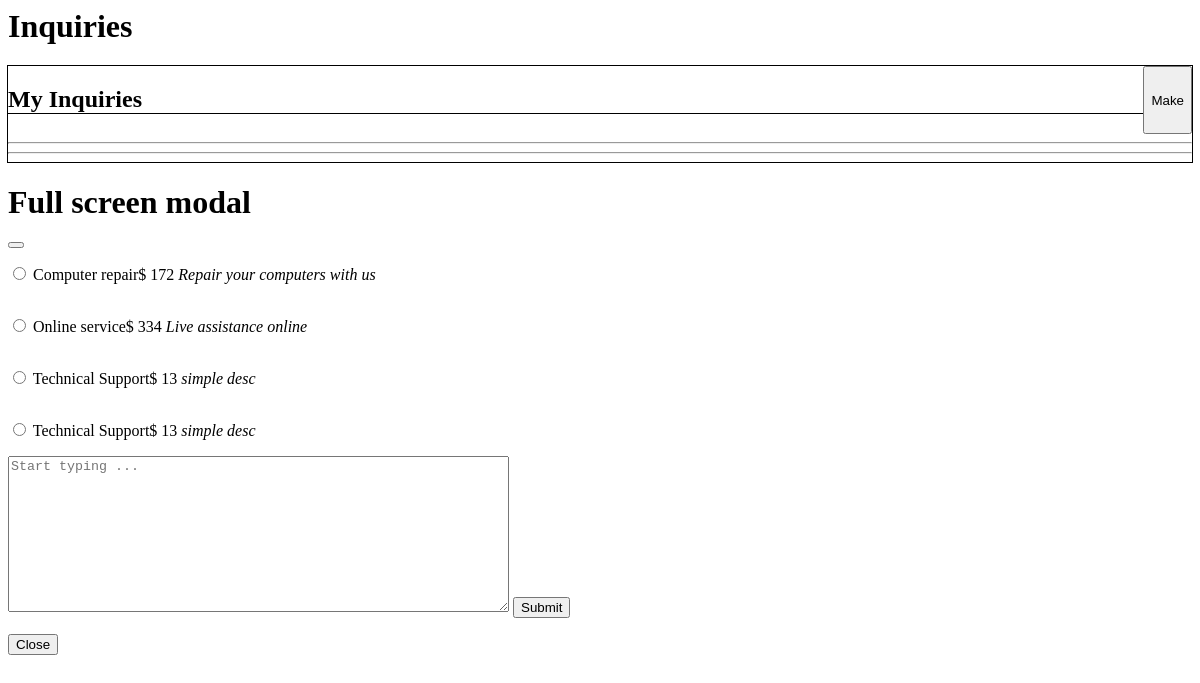
The app's page /public/pages/customer/inquiry_customer_view.php with its own data.
### tables this page shows
CREATE TABLE "InquryLists" (
	"id"	INTEGER NOT NULL UNIQUE,
	"ename"	TEXT NOT NULL,
	"desc"	TEXT,
	"price"	TEXT NOT NULL,
	"by"	INTEGER NOT NULL,
	"created_at"	TEXT NOT NULL,
	"updated_at"	TEXT NOT NULL,
	PRIMARY KEY("id" AUTOINCREMENT),
	FOREIGN KEY("by") REFERENCES "users"("id") ON DELETE CASCADE ON UPDATE CASCADE
);

### app/controllers/InquiryLists.php (called while the page is built, shortened)
<?php
class InquiryLists
{
    public static function index()
    {
        $model = new InquiryLists_model ;
        return $model->getAll();
    }
}

### app/models/InquiryLists_model.php (called while the page is built)
<?php
class InquiryLists_model extends Database
{
    protected function getTableName(): string {
        return 'InquryLists';
    }
}

### app/Database.php (called while the page is built, shortened)
<?php
abstract class Database
{
    protected $pdo;
    public function __construct()
    {
        $pdo = new PDO('sqlite:database/database.sqlite');
        $this->pdo = $pdo;
    }
    public  function getAll()
    {
        $sql = "SELECT * FROM {$this->getTableName()}";
        try {
            $stmt = $this->pdo->query($sql);
            $result = $stmt->fetchAll(PDO::FETCH_ASSOC);
            if ($result) {
                return ['status' => 'success', 'data' => $result];
            } else {
                return ['status' => 'fail', 'message' => 'Unable to get data'];
            }
        } catch (PDOException $e) {
           return ['status' => 'error', 'message' => 'Query failed: ' . $e->getMessage()] ;
        }
    }
}

### public/pages/customer/inquiry_customer_view.php (the view, shortened to what this page needs)
<h1 class="container p-5">Inquiries</h1>
<div class="container p-2" style="outline: 1px solid;">
    <div>
        <div style="display: flex;">
            <h2 style="flex-grow: 2; border-bottom:1px solid;">My Inquiries</h2>
            <button type="button" class="btn btn-primary" data-bs-toggle="modal" data-bs-target="#exampleModalFullscreen">Make</button>
        </div>
        <div class="accordion" id="accordionExample">
            <hr>
            <hr>
        </div>
    </div>
</div>
<div class="modal fade" id="exampleModalFullscreen" tabindex="-1" aria-labelledby="exampleModalFullscreenLabel" aria-hidden="true">
    <div class="modal-dialog modal-fullscreen">
        <div class="modal-content">
            <div class="modal-header">
                <h1 class="modal-title fs-4" id="exampleModalFullscreenLabel">Full screen modal</h1>
                <button type="button" class="btn-close" data-bs-dismiss="modal" aria-label="Close"></button>
            </div>
            <div class="modal-body">
                <form action="Actions.php?a=POST&source=Inquiries&method=store&do=make Inquiry&from=<?php echo $_GET['path']; ?>" method="post" enctype="multipart/form-data">
                    <?php
                    $InqList = InquiryLists::index();
                    foreach ($InqList['data'] as $key => $value) {
                        echo <<<HTML
                            <div style="display: flex;   ">
                                <p><input type="radio" id="staff" name="inquiry" value="{$value['ename']}"> {$value['ename']}</p>
                                <p class="blockquote-footer" style='align-self: end; '>$ {$value['price']} <cite title="Source Title"> {$value['desc']}</cite></p>
                            </div>
            HTML;
                    }
                    ?>
                    <textarea id="summernote" name="cont" id="" cols="60" rows="10" placeholder="Start typing ..."></textarea>
                    <button type="submit" class="btn btn-primary">Submit</button>
                </form>
            </div>
            <div class="modal-footer">
                <button type="button" class="btn btn-secondary" data-bs-dismiss="modal">Close</button>
            </div>
        </div>
    </div>
</div>

### public/pages/customer/inquiry_customer_view.php (style rules this page uses)
.container { display: grid; gap: 1%; }

### records on screen
inqurylists: ename "Computer repair", price "172", desc "Repair your computers with us"
inqurylists: ename "Online service", price "334", desc "Live assistance online"
inqurylists: ename "Technical Support", price "13", desc "simple desc"
inqurylists: ename "Technical Support", price "13", desc "simple desc"
